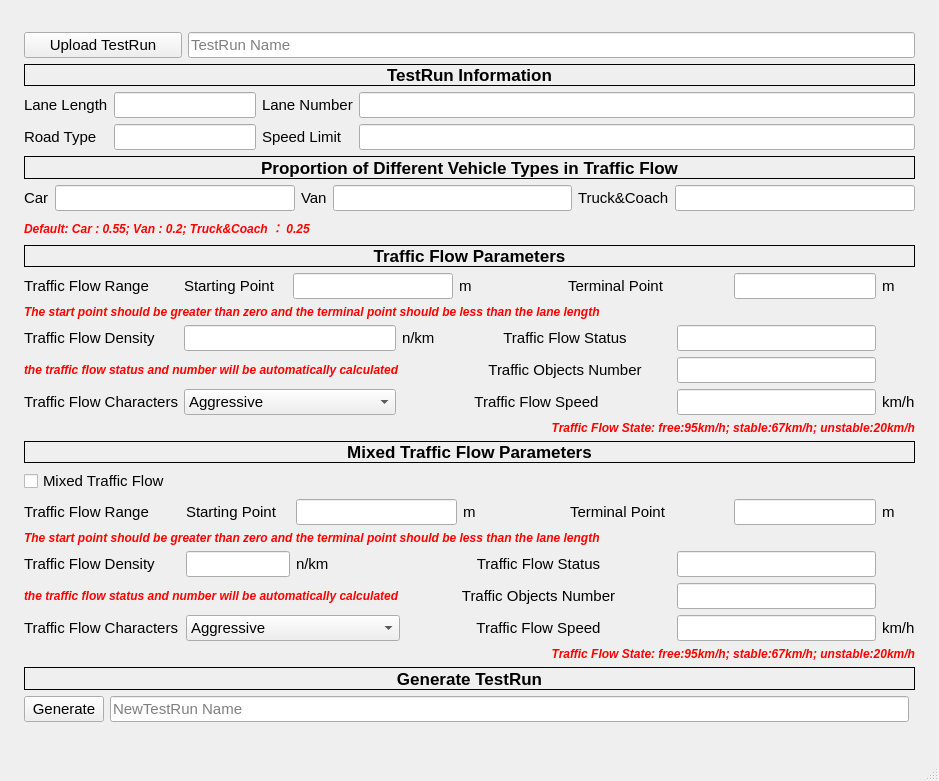
<?xml version="1.0" encoding="UTF-8"?>
<ui version="4.0">
 <class>MainWindow</class>
 <widget class="QMainWindow" name="MainWindow">
  <property name="geometry">
   <rect>
    <x>0</x>
    <y>0</y>
    <width>939</width>
    <height>781</height>
   </rect>
  </property>
  <property name="windowTitle">
   <string>MainWindow</string>
  </property>
  <widget class="QWidget" name="centralwidget">
   <property name="font">
    <font>
     <pointsize>11</pointsize>
    </font>
   </property>
   <layout class="QGridLayout" name="gridLayout_7">
    <item row="0" column="0">
     <layout class="QGridLayout" name="gridLayout_6">
      <property name="sizeConstraint">
       <enum>QLayout::SetDefaultConstraint</enum>
      </property>
      <item row="1" column="1">
       <layout class="QGridLayout" name="gridLayout_2">
        <item row="1" column="1">
         <widget class="QLineEdit" name="lineEdit_6"/>
        </item>
        <item row="2" column="0" colspan="6">
         <widget class="QLabel" name="label_38">
          <property name="palette">
           <palette>
            <active>
             <colorrole role="WindowText">
              <brush brushstyle="SolidPattern">
               <color alpha="255">
                <red>255</red>
                <green>0</green>
                <blue>0</blue>
               </color>
              </brush>
             </colorrole>
             <colorrole role="ToolTipText">
              <brush brushstyle="SolidPattern">
               <color alpha="255">
                <red>255</red>
                <green>0</green>
                <blue>0</blue>
               </color>
              </brush>
             </colorrole>
            </active>
            <inactive>
             <colorrole role="WindowText">
              <brush brushstyle="SolidPattern">
               <color alpha="255">
                <red>255</red>
                <green>0</green>
                <blue>0</blue>
               </color>
              </brush>
             </colorrole>
             <colorrole role="ToolTipText">
              <brush brushstyle="SolidPattern">
               <color alpha="255">
                <red>255</red>
                <green>0</green>
                <blue>0</blue>
               </color>
              </brush>
             </colorrole>
            </inactive>
            <disabled>
             <colorrole role="WindowText">
              <brush brushstyle="SolidPattern">
               <color alpha="255">
                <red>120</red>
                <green>120</green>
                <blue>120</blue>
               </color>
              </brush>
             </colorrole>
             <colorrole role="ToolTipText">
              <brush brushstyle="SolidPattern">
               <color alpha="255">
                <red>255</red>
                <green>0</green>
                <blue>0</blue>
               </color>
              </brush>
             </colorrole>
            </disabled>
           </palette>
          </property>
          <property name="font">
           <font>
            <pointsize>9</pointsize>
            <weight>75</weight>
            <italic>true</italic>
            <bold>true</bold>
            <kerning>false</kerning>
           </font>
          </property>
          <property name="mouseTracking">
           <bool>false</bool>
          </property>
          <property name="focusPolicy">
           <enum>Qt::NoFocus</enum>
          </property>
          <property name="text">
           <string>Default: Car : 0.55; Van : 0.2; Truck&amp;Coach ： 0.25</string>
          </property>
         </widget>
        </item>
        <item row="1" column="0">
         <widget class="QLabel" name="label_7">
          <property name="text">
           <string>Car</string>
          </property>
         </widget>
        </item>
        <item row="0" column="0" colspan="6">
         <widget class="QLabel" name="label_6">
          <property name="font">
           <font>
            <pointsize>13</pointsize>
            <weight>75</weight>
            <bold>true</bold>
           </font>
          </property>
          <property name="frameShape">
           <enum>QFrame::Box</enum>
          </property>
          <property name="text">
           <string>Proportion of Different Vehicle Types in Traffic Flow</string>
          </property>
          <property name="alignment">
           <set>Qt::AlignCenter</set>
          </property>
         </widget>
        </item>
        <item row="1" column="3">
         <widget class="QLineEdit" name="lineEdit_7"/>
        </item>
        <item row="1" column="5">
         <widget class="QLineEdit" name="lineEdit_8"/>
        </item>
        <item row="1" column="2">
         <widget class="QLabel" name="label_8">
          <property name="text">
           <string>Van</string>
          </property>
         </widget>
        </item>
        <item row="1" column="4">
         <widget class="QLabel" name="label_9">
          <property name="text">
           <string>Truck&amp;Coach</string>
          </property>
         </widget>
        </item>
       </layout>
      </item>
      <item row="0" column="1">
       <layout class="QGridLayout" name="gridLayout">
        <property name="sizeConstraint">
         <enum>QLayout::SetMinimumSize</enum>
        </property>
        <item row="3" column="1" colspan="2">
         <widget class="QLineEdit" name="lineEdit_2"/>
        </item>
        <item row="1" column="0" colspan="2">
         <widget class="QPushButton" name="pushButton">
          <property name="text">
           <string>Upload TestRun</string>
          </property>
         </widget>
        </item>
        <item row="3" column="4">
         <widget class="QLineEdit" name="lineEdit_3"/>
        </item>
        <item row="1" column="2" colspan="3">
         <widget class="QLineEdit" name="lineEdit">
          <property name="placeholderText">
           <string>TestRun Name</string>
          </property>
         </widget>
        </item>
        <item row="4" column="1" colspan="2">
         <widget class="QLineEdit" name="lineEdit_4"/>
        </item>
        <item row="3" column="3">
         <widget class="QLabel" name="label_3">
          <property name="text">
           <string>Lane Number</string>
          </property>
         </widget>
        </item>
        <item row="3" column="0">
         <widget class="QLabel" name="label_2">
          <property name="text">
           <string>Lane Length</string>
          </property>
         </widget>
        </item>
        <item row="4" column="3">
         <widget class="QLabel" name="label_5">
          <property name="text">
           <string>Speed Limit</string>
          </property>
         </widget>
        </item>
        <item row="4" column="0">
         <widget class="QLabel" name="label_4">
          <property name="text">
           <string>Road Type</string>
          </property>
         </widget>
        </item>
        <item row="4" column="4">
         <widget class="QLineEdit" name="lineEdit_5"/>
        </item>
        <item row="2" column="0" colspan="5">
         <widget class="QLabel" name="label">
          <property name="font">
           <font>
            <pointsize>13</pointsize>
            <weight>75</weight>
            <bold>true</bold>
           </font>
          </property>
          <property name="frameShape">
           <enum>QFrame::Box</enum>
          </property>
          <property name="text">
           <string>TestRun Information</string>
          </property>
          <property name="alignment">
           <set>Qt::AlignCenter</set>
          </property>
         </widget>
        </item>
        <item row="0" column="0" colspan="5">
         <widget class="QLabel" name="label_45">
          <property name="text">
           <string/>
          </property>
         </widget>
        </item>
       </layout>
      </item>
      <item row="3" column="1">
       <layout class="QGridLayout" name="gridLayout_4" columnstretch="3,2,2,1,2,2,1,0,0" columnminimumwidth="0,0,0,0,0,0,0,0,0">
        <property name="horizontalSpacing">
         <number>6</number>
        </property>
        <item row="6" column="0">
         <widget class="QLabel" name="label_28">
          <property name="text">
           <string>Traffic Flow Characters</string>
          </property>
         </widget>
        </item>
        <item row="5" column="6" colspan="2">
         <widget class="QLineEdit" name="lineEdit_20"/>
        </item>
        <item row="2" column="2" colspan="2">
         <widget class="QLineEdit" name="lineEdit_16"/>
        </item>
        <item row="6" column="1" colspan="2">
         <widget class="QComboBox" name="comboBox_2">
          <property name="contextMenuPolicy">
           <enum>Qt::ActionsContextMenu</enum>
          </property>
          <item>
           <property name="text">
            <string>Aggressive</string>
           </property>
          </item>
          <item>
           <property name="text">
            <string>Normal</string>
           </property>
          </item>
          <item>
           <property name="text">
            <string>Defensive</string>
           </property>
          </item>
         </widget>
        </item>
        <item row="2" column="1">
         <widget class="QLabel" name="label_30">
          <property name="text">
           <string>Starting Point</string>
          </property>
         </widget>
        </item>
        <item row="5" column="3" colspan="3">
         <widget class="QLabel" name="label_24">
          <property name="text">
           <string>Traffic Objects Number</string>
          </property>
          <property name="alignment">
           <set>Qt::AlignCenter</set>
          </property>
         </widget>
        </item>
        <item row="2" column="8">
         <widget class="QLabel" name="label_32">
          <property name="text">
           <string>m</string>
          </property>
         </widget>
        </item>
        <item row="7" column="0" colspan="9">
         <widget class="QLabel" name="label_40">
          <property name="palette">
           <palette>
            <active>
             <colorrole role="WindowText">
              <brush brushstyle="SolidPattern">
               <color alpha="255">
                <red>255</red>
                <green>0</green>
                <blue>0</blue>
               </color>
              </brush>
             </colorrole>
            </active>
            <inactive>
             <colorrole role="WindowText">
              <brush brushstyle="SolidPattern">
               <color alpha="255">
                <red>255</red>
                <green>0</green>
                <blue>0</blue>
               </color>
              </brush>
             </colorrole>
            </inactive>
            <disabled>
             <colorrole role="WindowText">
              <brush brushstyle="SolidPattern">
               <color alpha="255">
                <red>120</red>
                <green>120</green>
                <blue>120</blue>
               </color>
              </brush>
             </colorrole>
            </disabled>
           </palette>
          </property>
          <property name="font">
           <font>
            <pointsize>9</pointsize>
            <weight>75</weight>
            <italic>true</italic>
            <bold>true</bold>
           </font>
          </property>
          <property name="text">
           <string>Traffic Flow State: free:95km/h; stable:67km/h; unstable:20km/h</string>
          </property>
          <property name="alignment">
           <set>Qt::AlignRight|Qt::AlignTrailing|Qt::AlignVCenter</set>
          </property>
         </widget>
        </item>
        <item row="2" column="4">
         <widget class="QLabel" name="label_25">
          <property name="text">
           <string>m</string>
          </property>
         </widget>
        </item>
        <item row="4" column="6" colspan="2">
         <widget class="QLineEdit" name="lineEdit_19"/>
        </item>
        <item row="6" column="3" colspan="3">
         <widget class="QLabel" name="label_34">
          <property name="text">
           <string>Traffic Flow Speed</string>
          </property>
          <property name="alignment">
           <set>Qt::AlignCenter</set>
          </property>
         </widget>
        </item>
        <item row="4" column="2">
         <widget class="QLabel" name="label_23">
          <property name="text">
           <string>n/km</string>
          </property>
         </widget>
        </item>
        <item row="2" column="0">
         <widget class="QLabel" name="label_33">
          <property name="text">
           <string>Traffic Flow Range</string>
          </property>
         </widget>
        </item>
        <item row="4" column="0">
         <widget class="QLabel" name="label_26">
          <property name="text">
           <string>Traffic Flow Density</string>
          </property>
         </widget>
        </item>
        <item row="4" column="1">
         <widget class="QLineEdit" name="lineEdit_15"/>
        </item>
        <item row="1" column="0" colspan="9">
         <widget class="QCheckBox" name="checkBox">
          <property name="text">
           <string>Mixed Traffic Flow</string>
          </property>
         </widget>
        </item>
        <item row="6" column="6" colspan="2">
         <widget class="QLineEdit" name="lineEdit_18"/>
        </item>
        <item row="2" column="7">
         <widget class="QLineEdit" name="lineEdit_17"/>
        </item>
        <item row="4" column="3" colspan="3">
         <widget class="QLabel" name="label_29">
          <property name="acceptDrops">
           <bool>false</bool>
          </property>
          <property name="text">
           <string>Traffic Flow Status</string>
          </property>
          <property name="alignment">
           <set>Qt::AlignCenter</set>
          </property>
         </widget>
        </item>
        <item row="6" column="8">
         <widget class="QLabel" name="label_27">
          <property name="text">
           <string>km/h</string>
          </property>
         </widget>
        </item>
        <item row="2" column="5" colspan="2">
         <widget class="QLabel" name="label_31">
          <property name="text">
           <string>Terminal Point</string>
          </property>
         </widget>
        </item>
        <item row="0" column="0" colspan="9">
         <widget class="QLabel" name="label_35">
          <property name="font">
           <font>
            <pointsize>13</pointsize>
            <weight>75</weight>
            <bold>true</bold>
           </font>
          </property>
          <property name="frameShape">
           <enum>QFrame::Box</enum>
          </property>
          <property name="text">
           <string>Mixed Traffic Flow Parameters</string>
          </property>
          <property name="alignment">
           <set>Qt::AlignCenter</set>
          </property>
         </widget>
        </item>
        <item row="3" column="0" colspan="8">
         <widget class="QLabel" name="label_43">
          <property name="palette">
           <palette>
            <active>
             <colorrole role="WindowText">
              <brush brushstyle="SolidPattern">
               <color alpha="255">
                <red>255</red>
                <green>0</green>
                <blue>0</blue>
               </color>
              </brush>
             </colorrole>
            </active>
            <inactive>
             <colorrole role="WindowText">
              <brush brushstyle="SolidPattern">
               <color alpha="255">
                <red>255</red>
                <green>0</green>
                <blue>0</blue>
               </color>
              </brush>
             </colorrole>
            </inactive>
            <disabled>
             <colorrole role="WindowText">
              <brush brushstyle="SolidPattern">
               <color alpha="255">
                <red>120</red>
                <green>120</green>
                <blue>120</blue>
               </color>
              </brush>
             </colorrole>
            </disabled>
           </palette>
          </property>
          <property name="font">
           <font>
            <pointsize>9</pointsize>
            <weight>75</weight>
            <italic>true</italic>
            <bold>true</bold>
           </font>
          </property>
          <property name="text">
           <string>The start point should be greater than zero and the terminal point should be less than the lane length</string>
          </property>
         </widget>
        </item>
        <item row="5" column="0" colspan="3">
         <widget class="QLabel" name="label_44">
          <property name="palette">
           <palette>
            <active>
             <colorrole role="WindowText">
              <brush brushstyle="SolidPattern">
               <color alpha="255">
                <red>255</red>
                <green>0</green>
                <blue>0</blue>
               </color>
              </brush>
             </colorrole>
            </active>
            <inactive>
             <colorrole role="WindowText">
              <brush brushstyle="SolidPattern">
               <color alpha="255">
                <red>255</red>
                <green>0</green>
                <blue>0</blue>
               </color>
              </brush>
             </colorrole>
            </inactive>
            <disabled>
             <colorrole role="WindowText">
              <brush brushstyle="SolidPattern">
               <color alpha="255">
                <red>120</red>
                <green>120</green>
                <blue>120</blue>
               </color>
              </brush>
             </colorrole>
            </disabled>
           </palette>
          </property>
          <property name="font">
           <font>
            <pointsize>9</pointsize>
            <weight>75</weight>
            <italic>true</italic>
            <bold>true</bold>
           </font>
          </property>
          <property name="text">
           <string>the traffic flow status and number will be automatically calculated</string>
          </property>
         </widget>
        </item>
       </layout>
      </item>
      <item row="4" column="1">
       <layout class="QGridLayout" name="gridLayout_5">
        <item row="1" column="0">
         <widget class="QPushButton" name="pushButton_2">
          <property name="text">
           <string>Generate</string>
          </property>
         </widget>
        </item>
        <item row="1" column="1">
         <widget class="QLineEdit" name="lineEdit_21">
          <property name="placeholderText">
           <string>NewTestRun Name</string>
          </property>
         </widget>
        </item>
        <item row="0" column="0" colspan="3">
         <widget class="QLabel" name="label_36">
          <property name="font">
           <font>
            <pointsize>13</pointsize>
            <weight>75</weight>
            <bold>true</bold>
           </font>
          </property>
          <property name="frameShape">
           <enum>QFrame::Box</enum>
          </property>
          <property name="text">
           <string>Generate TestRun</string>
          </property>
          <property name="alignment">
           <set>Qt::AlignCenter</set>
          </property>
         </widget>
        </item>
        <item row="2" column="0" colspan="3">
         <widget class="QLabel" name="label_47">
          <property name="text">
           <string/>
          </property>
         </widget>
        </item>
       </layout>
      </item>
      <item row="2" column="1">
       <layout class="QGridLayout" name="gridLayout_3" columnstretch="3,2,2,1,2,2,1,0,0" columnminimumwidth="0,0,0,0,0,0,0,0,0">
        <property name="horizontalSpacing">
         <number>6</number>
        </property>
        <item row="1" column="8">
         <widget class="QLabel" name="label_15">
          <property name="text">
           <string>m</string>
          </property>
         </widget>
        </item>
        <item row="4" column="6" colspan="2">
         <widget class="QLineEdit" name="lineEdit_13"/>
        </item>
        <item row="1" column="0">
         <widget class="QLabel" name="label_11">
          <property name="text">
           <string>Traffic Flow Range</string>
          </property>
         </widget>
        </item>
        <item row="5" column="1" colspan="2">
         <widget class="QComboBox" name="comboBox">
          <property name="contextMenuPolicy">
           <enum>Qt::ActionsContextMenu</enum>
          </property>
          <property name="editable">
           <bool>false</bool>
          </property>
          <property name="currentIndex">
           <number>0</number>
          </property>
          <property name="placeholderText">
           <string/>
          </property>
          <property name="duplicatesEnabled">
           <bool>false</bool>
          </property>
          <property name="frame">
           <bool>true</bool>
          </property>
          <item>
           <property name="text">
            <string>Aggressive</string>
           </property>
          </item>
          <item>
           <property name="text">
            <string>Normal</string>
           </property>
          </item>
          <item>
           <property name="text">
            <string>Defensive</string>
           </property>
          </item>
         </widget>
        </item>
        <item row="1" column="2" colspan="2">
         <widget class="QLineEdit" name="lineEdit_9"/>
        </item>
        <item row="1" column="7">
         <widget class="QLineEdit" name="lineEdit_10"/>
        </item>
        <item row="3" column="6" colspan="2">
         <widget class="QLineEdit" name="lineEdit_12"/>
        </item>
        <item row="3" column="0">
         <widget class="QLabel" name="label_16">
          <property name="text">
           <string>Traffic Flow Density</string>
          </property>
         </widget>
        </item>
        <item row="0" column="0" colspan="9">
         <widget class="QLabel" name="label_10">
          <property name="font">
           <font>
            <pointsize>13</pointsize>
            <weight>75</weight>
            <bold>true</bold>
           </font>
          </property>
          <property name="frameShape">
           <enum>QFrame::Box</enum>
          </property>
          <property name="text">
           <string>Traffic Flow Parameters</string>
          </property>
          <property name="alignment">
           <set>Qt::AlignCenter</set>
          </property>
         </widget>
        </item>
        <item row="1" column="5" colspan="2">
         <widget class="QLabel" name="label_13">
          <property name="text">
           <string>Terminal Point</string>
          </property>
         </widget>
        </item>
        <item row="5" column="8">
         <widget class="QLabel" name="label_22">
          <property name="text">
           <string>km/h</string>
          </property>
         </widget>
        </item>
        <item row="1" column="1">
         <widget class="QLabel" name="label_12">
          <property name="text">
           <string>Starting Point</string>
          </property>
         </widget>
        </item>
        <item row="5" column="0">
         <widget class="QLabel" name="label_20">
          <property name="text">
           <string>Traffic Flow Characters</string>
          </property>
         </widget>
        </item>
        <item row="5" column="6" colspan="2">
         <widget class="QLineEdit" name="lineEdit_14"/>
        </item>
        <item row="5" column="3" colspan="3">
         <widget class="QLabel" name="label_21">
          <property name="text">
           <string>Traffic Flow Speed</string>
          </property>
          <property name="alignment">
           <set>Qt::AlignCenter</set>
          </property>
         </widget>
        </item>
        <item row="1" column="4">
         <widget class="QLabel" name="label_14">
          <property name="text">
           <string>m</string>
          </property>
         </widget>
        </item>
        <item row="2" column="0" colspan="9">
         <widget class="QLabel" name="label_41">
          <property name="palette">
           <palette>
            <active>
             <colorrole role="WindowText">
              <brush brushstyle="SolidPattern">
               <color alpha="255">
                <red>255</red>
                <green>0</green>
                <blue>0</blue>
               </color>
              </brush>
             </colorrole>
            </active>
            <inactive>
             <colorrole role="WindowText">
              <brush brushstyle="SolidPattern">
               <color alpha="255">
                <red>255</red>
                <green>0</green>
                <blue>0</blue>
               </color>
              </brush>
             </colorrole>
            </inactive>
            <disabled>
             <colorrole role="WindowText">
              <brush brushstyle="SolidPattern">
               <color alpha="255">
                <red>120</red>
                <green>120</green>
                <blue>120</blue>
               </color>
              </brush>
             </colorrole>
            </disabled>
           </palette>
          </property>
          <property name="font">
           <font>
            <pointsize>9</pointsize>
            <weight>75</weight>
            <italic>true</italic>
            <bold>true</bold>
           </font>
          </property>
          <property name="text">
           <string>The start point should be greater than zero and the terminal point should be less than the lane length</string>
          </property>
         </widget>
        </item>
        <item row="3" column="4" colspan="2">
         <widget class="QLabel" name="label_18">
          <property name="acceptDrops">
           <bool>false</bool>
          </property>
          <property name="text">
           <string>Traffic Flow Status</string>
          </property>
          <property name="alignment">
           <set>Qt::AlignCenter</set>
          </property>
         </widget>
        </item>
        <item row="4" column="4" colspan="2">
         <widget class="QLabel" name="label_19">
          <property name="text">
           <string>Traffic Objects Number</string>
          </property>
          <property name="alignment">
           <set>Qt::AlignCenter</set>
          </property>
         </widget>
        </item>
        <item row="4" column="0" colspan="4">
         <widget class="QLabel" name="label_42">
          <property name="palette">
           <palette>
            <active>
             <colorrole role="WindowText">
              <brush brushstyle="SolidPattern">
               <color alpha="255">
                <red>255</red>
                <green>0</green>
                <blue>0</blue>
               </color>
              </brush>
             </colorrole>
            </active>
            <inactive>
             <colorrole role="WindowText">
              <brush brushstyle="SolidPattern">
               <color alpha="255">
                <red>255</red>
                <green>0</green>
                <blue>0</blue>
               </color>
              </brush>
             </colorrole>
            </inactive>
            <disabled>
             <colorrole role="WindowText">
              <brush brushstyle="SolidPattern">
               <color alpha="255">
                <red>120</red>
                <green>120</green>
                <blue>120</blue>
               </color>
              </brush>
             </colorrole>
            </disabled>
           </palette>
          </property>
          <property name="font">
           <font>
            <pointsize>9</pointsize>
            <weight>75</weight>
            <italic>true</italic>
            <bold>true</bold>
           </font>
          </property>
          <property name="text">
           <string>the traffic flow status and number will be automatically calculated</string>
          </property>
         </widget>
        </item>
        <item row="3" column="3">
         <widget class="QLabel" name="label_17">
          <property name="text">
           <string>n/km</string>
          </property>
         </widget>
        </item>
        <item row="3" column="1" colspan="2">
         <widget class="QLineEdit" name="lineEdit_11"/>
        </item>
        <item row="6" column="0" colspan="9">
         <widget class="QLabel" name="label_39">
          <property name="palette">
           <palette>
            <active>
             <colorrole role="WindowText">
              <brush brushstyle="SolidPattern">
               <color alpha="255">
                <red>255</red>
                <green>0</green>
                <blue>0</blue>
               </color>
              </brush>
             </colorrole>
            </active>
            <inactive>
             <colorrole role="WindowText">
              <brush brushstyle="SolidPattern">
               <color alpha="255">
                <red>255</red>
                <green>0</green>
                <blue>0</blue>
               </color>
              </brush>
             </colorrole>
            </inactive>
            <disabled>
             <colorrole role="WindowText">
              <brush brushstyle="SolidPattern">
               <color alpha="255">
                <red>120</red>
                <green>120</green>
                <blue>120</blue>
               </color>
              </brush>
             </colorrole>
            </disabled>
           </palette>
          </property>
          <property name="font">
           <font>
            <pointsize>9</pointsize>
            <weight>75</weight>
            <italic>true</italic>
            <bold>true</bold>
           </font>
          </property>
          <property name="text">
           <string>Traffic Flow State: free:95km/h; stable:67km/h; unstable:20km/h</string>
          </property>
          <property name="alignment">
           <set>Qt::AlignRight|Qt::AlignTrailing|Qt::AlignVCenter</set>
          </property>
         </widget>
        </item>
       </layout>
      </item>
      <item row="0" column="0" rowspan="5">
       <widget class="QLabel" name="label_37">
        <property name="text">
         <string/>
        </property>
       </widget>
      </item>
     </layout>
    </item>
    <item row="0" column="1">
     <widget class="QLabel" name="label_46">
      <property name="text">
       <string/>
      </property>
     </widget>
    </item>
   </layout>
  </widget>
  <widget class="QMenuBar" name="menubar">
   <property name="geometry">
    <rect>
     <x>0</x>
     <y>0</y>
     <width>939</width>
     <height>22</height>
    </rect>
   </property>
  </widget>
  <widget class="QStatusBar" name="statusbar"/>
 </widget>
 <resources/>
 <connections/>
</ui>
